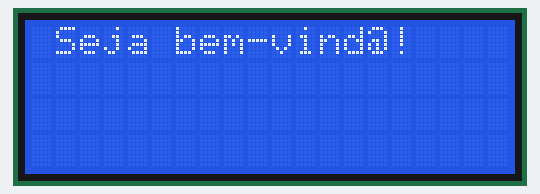
This sketch was run on a simulated Arduino Uno, built with avr-gcc and run on an emulated ATmega328P. Parts: 20×4 character LCD. The local clock reads 2024-03-15 10:24:30 at power-on unless the sketch sets it.

Above: at 0.1 s.
At 0.6 s:
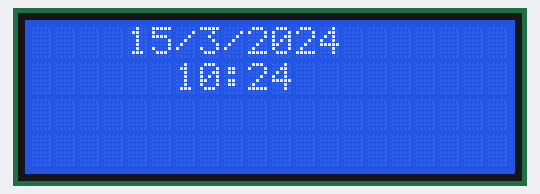
At 120.7 s:
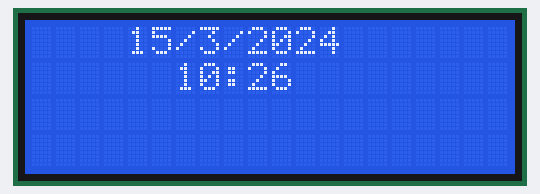

The sketch:

Clock.ino
```cpp
#include <virtuabotixRTC.h>
#include <Wire.h>
#include <LiquidCrystal_I2C.h>

#define clk   6
#define dat   7
#define rst   8

#define   segL       30
#define   minL       45
#define   horL       18
#define   d_semL      2
#define   d_mesL     2
#define   mesL        7
#define   anoL      2024

virtuabotixRTC   myRTC(clk, dat, rst);
LiquidCrystal_I2C lcd(0x27,20,4);


void setup() {
  // put your setup code here, to run once:
  lcd.init();

  lcd.backlight();
  lcd.setCursor(1,0);
  lcd.print("Seja bem-vind@!");
  delay(500);
  lcd.clear();

  //myRTC.setDS1302Time(segL, minL, horL, d_semL, d_mesL, mesL, anoL);
}

void loop() {

  myRTC.updateTime();         //faz leitura do DS1302

  // Imprime informações
  lcd.setCursor(4, 0);
  lcd.print(myRTC.dayofmonth);
  lcd.print("/");
  lcd.print(myRTC.month);
  lcd.print("/");
  lcd.print(myRTC.year);
  lcd.setCursor(6, 1);
  if(myRTC.hours < 10) lcd.print("0");
  lcd.print(myRTC.hours);
  lcd.print(":");
  if(myRTC.minutes < 10) lcd.print("0");
  lcd.print(myRTC.minutes);
  delay(59500);
  lcd.clear();
  delay(500);

}
```

Measured:
- what the display in image 1 shows lasts 59.5 s, from 0.6 s to 60.1 s
